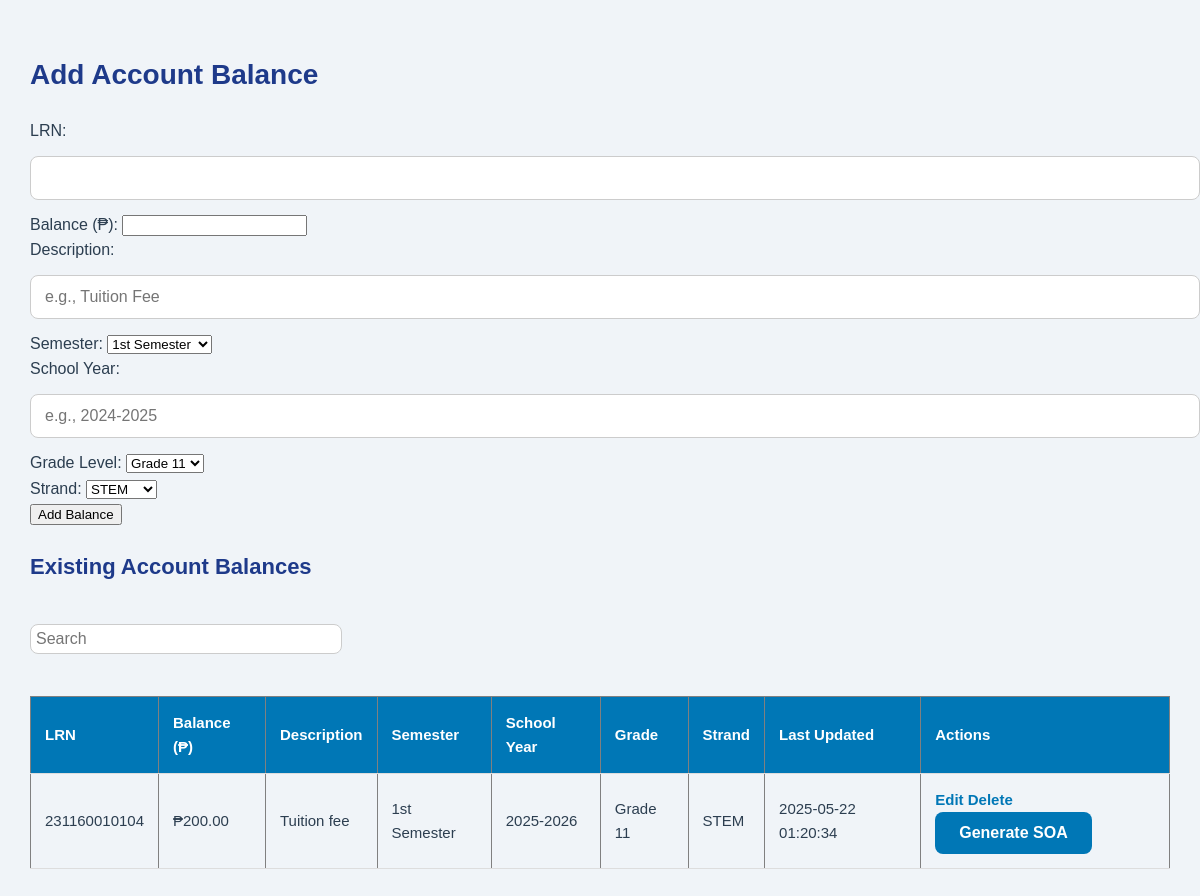
Screenshot of /balance.php with the database file from the repository.
### tables this page shows
CREATE TABLE `account_balance` (
  `id` int(11) NOT NULL,
  `student_id` bigint(50) NOT NULL,
  `balance` varchar(50) NOT NULL,
  `description` varchar(255) DEFAULT NULL,
  `semester` varchar(50) DEFAULT NULL,
  `school_year` varchar(20) DEFAULT NULL,
  `grade_level` varchar(10) DEFAULT NULL,
  `strand` varchar(50) DEFAULT NULL,
  `date_updated` datetime DEFAULT current_timestamp() ON UPDATE current_timestamp()
);

### balance.php (the view, shortened to what this page needs)
<?php
include 'db.php';
?>
<!DOCTYPE html>
<html lang="en">
<head>
    <link rel="stylesheet" href="css/admin.css">
</head>
<body>
<h2>Add Account Balance</h2>
<form method="POST" action="balance.php">
    LRN: <input type="text" name="student_id" required><br>
    Balance (₱): <input type="number" step="0.01" name="balance" required><br>
    Description: <input type="text" name="description" placeholder="e.g., Tuition Fee" required><br>
    Semester:
    <select name="semester" required>
        <option value="1st Semester">1st Semester</option>
    </select><br>
    School Year: <input type="text" name="school_year" placeholder="e.g., 2024-2025" required><br>
    Grade Level:
    <select name="grade_level" required>
        <option value="Grade 11">Grade 11</option>
    </select><br>
    Strand:
    <select name="strand" required>
        <option value="STEM">STEM</option>
    </select><br>
    <input type="submit" value="Add Balance">
</form>
<h3>Existing Account Balances</h3>
<input type="text" id="searchInput" placeholder="Search" style="margin-top: 20px; padding: 5px; width: 300px;">
<table border="1" cellpadding="5">
<tr>
    <th>LRN</th>
    <th>Balance (₱)</th>
    <th>Description</th>
    <th>Semester</th>
    <th>School Year</th>
    <th>Grade</th>
    <th>Strand</th>
    <th>Last Updated</th>
    <th>Actions</th>
</tr>
<?php
$result = $conn->query("SELECT * FROM account_balance");
while ($row = $result->fetch_assoc()) {
    echo "<tr>
        <td>{$row['student_id']}</td>
        <td>₱" . number_format($row['balance'], 2) . "</td>
        <td>{$row['description']}</td>
        <td>{$row['semester']}</td>
        <td>{$row['school_year']}</td>
        <td>{$row['grade_level']}</td>
        <td>{$row['strand']}</td>
        <td>{$row['date_updated']}</td>
        <td>
            <a href='balance.php?edit={$row['student_id']}'>Edit</a>
            <a href='balance.php?delete={$row['student_id']}' onclick='return confirm(\"Delete this balance?\")'>Delete</a>
            <button type='button' onclick='generateSOA(\"{$row['student_id']}\", \"{$row['balance']}\", \"{$row['description']}\", \"{$row['semester']}\", \"{$row['school_year']}\", \"{$row['grade_level']}\", \"{$row['strand']}\")'>Generate SOA</button>
        </td>
    </tr>";
}
?>
</table>
</body>
</html>

### css/admin.css (style rules this page uses)
body { font-family: 'Poppins', sans-serif; background: #f0f4f8; color: #2c3e50; margin: 0; padding: 30px; line-height: 1.6; }
h2, h3 { color: #1e3a8a; margin-bottom: 20px; font-weight: 700; }
h2 { font-size: 28px; }
h3 { font-size: 22px; }
input[type="text"] { width: 100%; padding: 12px 14px; margin: 12px 0; border: 1px solid #ccc; border-radius: 8px; font-size: 16px; background: #fff; }
button { padding: 12px 24px; background-color: #0077b6; color: #fff; border: none; border-radius: 8px; cursor: pointer; font-size: 16px; font-weight: 600; transition: background 0.2s ease; }
table { width: 100%; margin-top: 30px; border-collapse: collapse; }
th, td { padding: 14px; text-align: left; border-bottom: 1px solid #ddd; font-size: 15px; }
th { background-color: #0077b6; color: #fff; }
a { color: #0077b6; text-decoration: none; font-weight: 600; }

### rows the page displays
account_balance: student "231160010104", balance "200.00", description "Tuition fee", semester "1st Semester", school_year "2025-2026", grade_level "Grade 11", strand "STEM", date_updated "2025-05-22 01:20:34"
